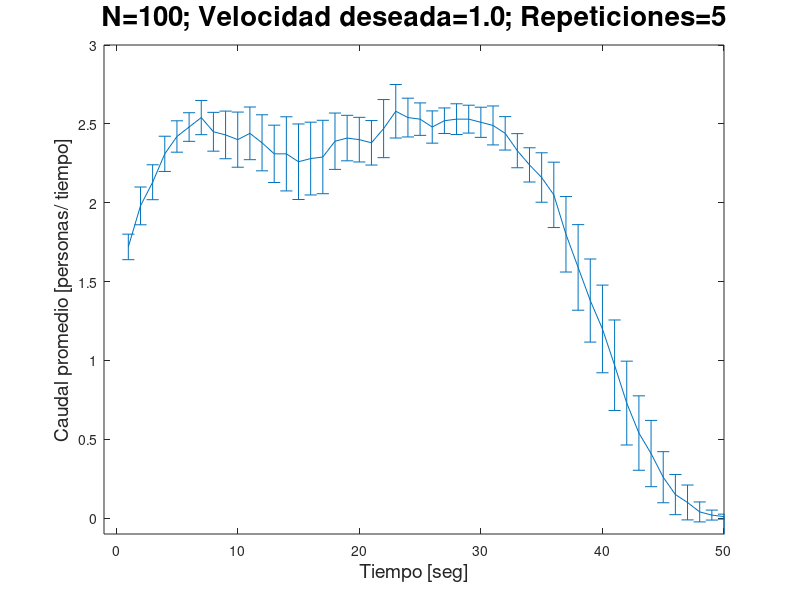

This figure's MATLAB source:
 data= csvread ('FLOW_N=100_DrivingVelocity=1.00000.csv');
time=data(:,1);
exits=data(:,2:end);

row = length(exits(:,1));
col = length(exits(1,:));

interval = 10

c = zeros(row - interval, col);
i=1;
while (i + interval <= row)
  for j = 1 : col
    c(i,j) = (exits(i + interval,j) - exits(i,j)) / interval;
   endfor
   i++;
endwhile

caudalMean = mean(c')';
errorCaudal = std(c')'./2;

fontsize=14;

maxTime=max(time);
errorbar(1:length(c(:,1)), caudalMean, errorCaudal);
axis([-1 50 -0.1 3])
xlabel('Tiempo [seg]','fontsize',fontsize);
ylabel('Caudal promedio [personas/ tiempo]','fontsize',fontsize);
title('N=100; Velocidad deseada=1.0; Repeticiones=5','fontsize',20);